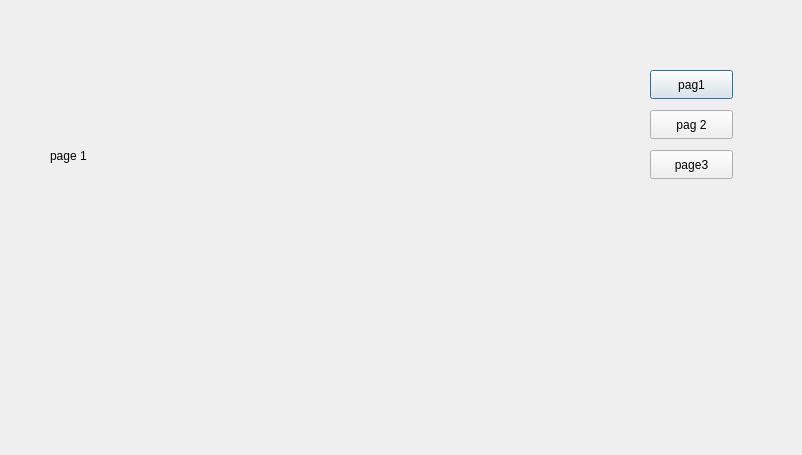
<?xml version="1.0" encoding="UTF-8"?>
<ui version="4.0">
 <class>NewCheckingAccount</class>
 <widget class="QDialog" name="NewCheckingAccount">
  <property name="geometry">
   <rect>
    <x>0</x>
    <y>0</y>
    <width>802</width>
    <height>455</height>
   </rect>
  </property>
  <property name="windowTitle">
   <string>Dialog</string>
  </property>
  <widget class="QStackedWidget" name="stackedWidget">
   <property name="geometry">
    <rect>
     <x>140</x>
     <y>50</y>
     <width>421</width>
     <height>261</height>
    </rect>
   </property>
   <property name="currentIndex">
    <number>0</number>
   </property>
   <widget class="QWidget" name="page"/>
   <widget class="QWidget" name="page_2">
    <widget class="QLabel" name="label_2">
     <property name="geometry">
      <rect>
       <x>190</x>
       <y>100</y>
       <width>63</width>
       <height>20</height>
      </rect>
     </property>
     <property name="text">
      <string>page 2</string>
     </property>
    </widget>
   </widget>
   <widget class="QWidget" name="page_3">
    <widget class="QLabel" name="label_3">
     <property name="geometry">
      <rect>
       <x>170</x>
       <y>110</y>
       <width>63</width>
       <height>20</height>
      </rect>
     </property>
     <property name="text">
      <string>page 3</string>
     </property>
    </widget>
   </widget>
  </widget>
  <widget class="QPushButton" name="pushButton">
   <property name="geometry">
    <rect>
     <x>650</x>
     <y>70</y>
     <width>83</width>
     <height>29</height>
    </rect>
   </property>
   <property name="text">
    <string>pag1</string>
   </property>
  </widget>
  <widget class="QPushButton" name="pushButton_2">
   <property name="geometry">
    <rect>
     <x>650</x>
     <y>110</y>
     <width>83</width>
     <height>29</height>
    </rect>
   </property>
   <property name="text">
    <string>pag 2</string>
   </property>
  </widget>
  <widget class="QPushButton" name="pushButton_3">
   <property name="geometry">
    <rect>
     <x>650</x>
     <y>150</y>
     <width>83</width>
     <height>29</height>
    </rect>
   </property>
   <property name="text">
    <string>page3</string>
   </property>
  </widget>
  <widget class="QLabel" name="label">
   <property name="geometry">
    <rect>
     <x>50</x>
     <y>90</y>
     <width>261</width>
     <height>131</height>
    </rect>
   </property>
   <property name="text">
    <string>page 1</string>
   </property>
  </widget>
 </widget>
 <resources/>
 <connections/>
</ui>
